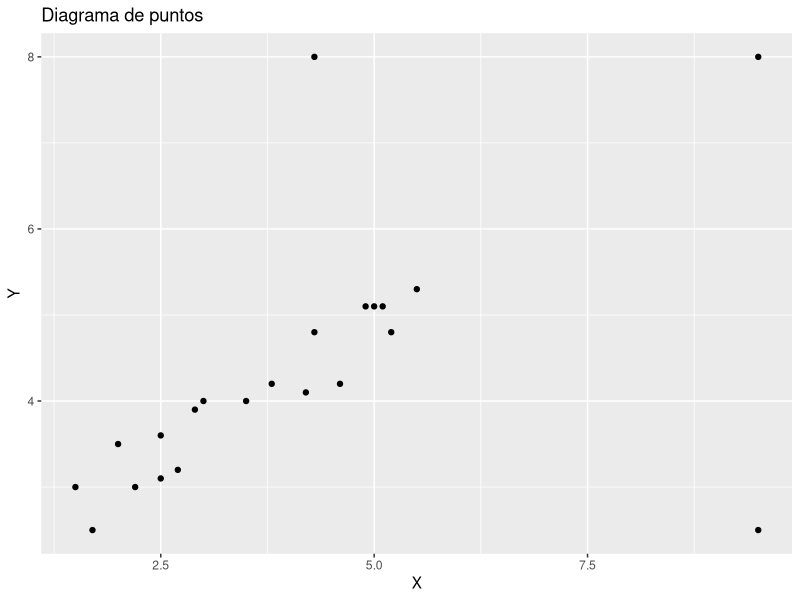
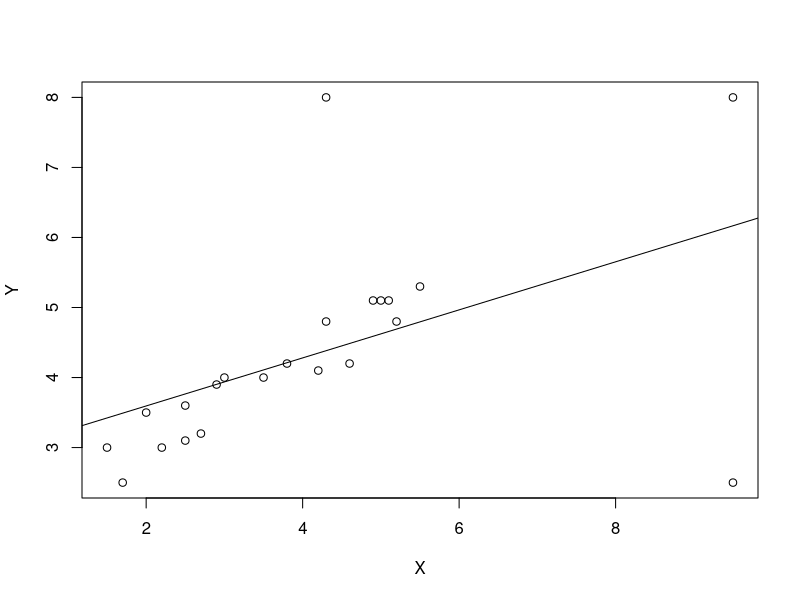
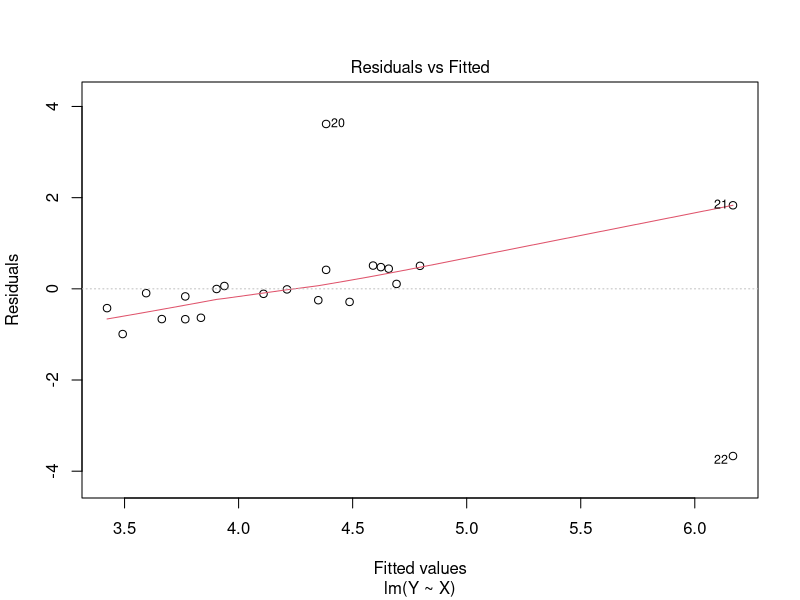
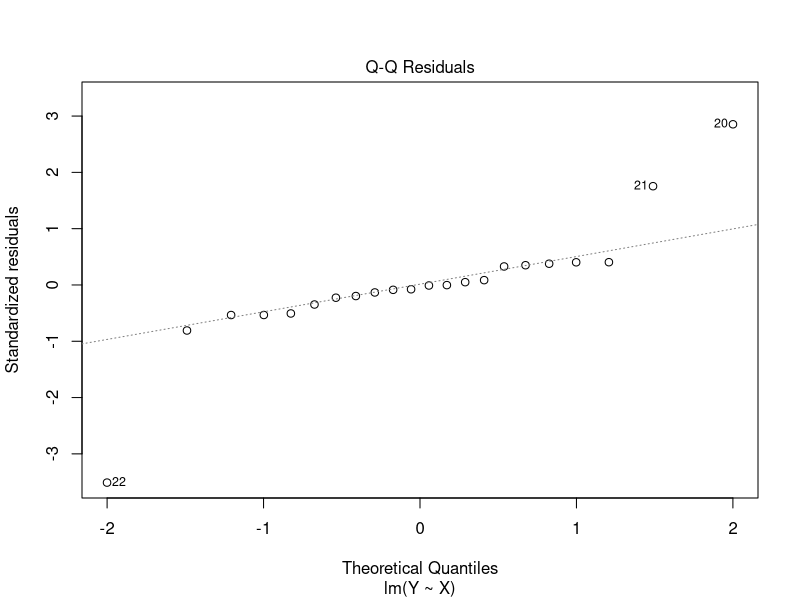
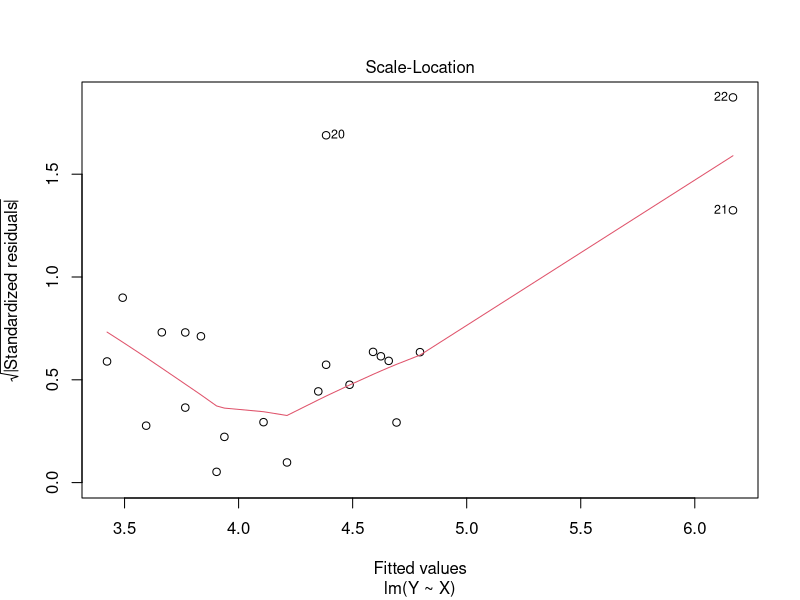
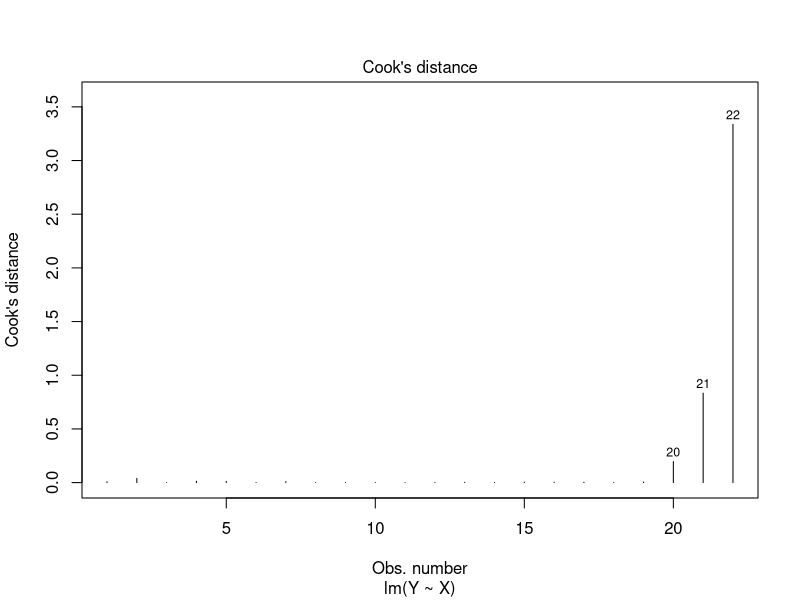
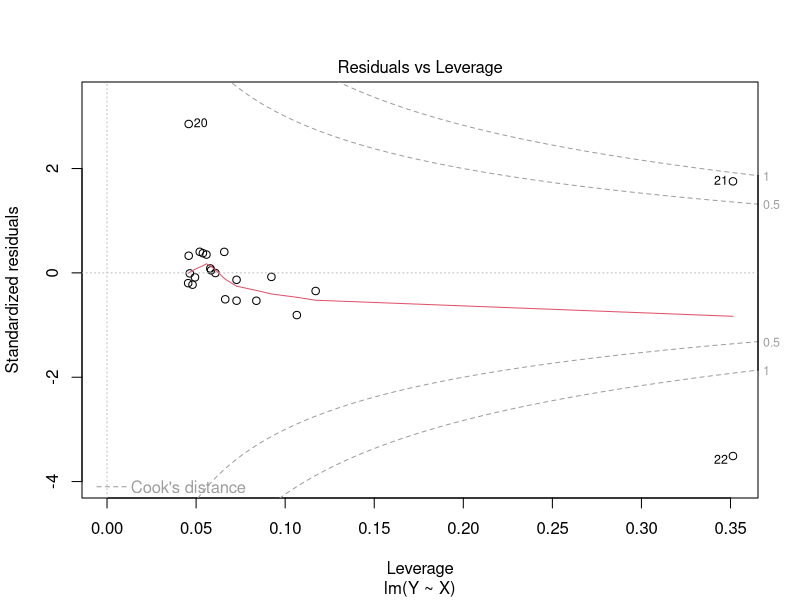
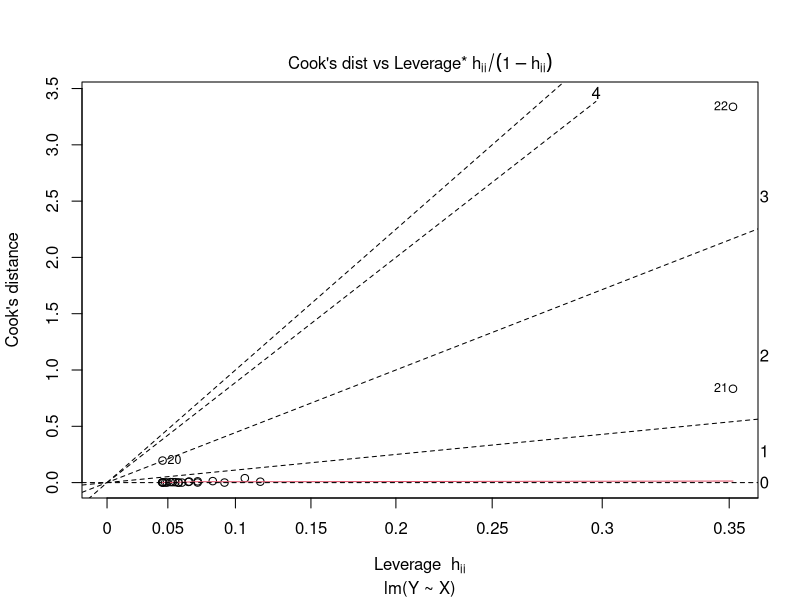

The R script that drew these images, in order: (Note: this script raises an error after producing the figures.)
## ---- chunk 1
knitr::opts_chunk$set(echo = TRUE)
## ---- chunk 2
library(readr)
library(car)
library(MASS)
library(effects)
library(tidyverse)
library(RcmdrMisc)
library(sfsmisc)
library(quantreg)
#
ATIP <- read_csv("ATIP.csv")
View(ATIP)
summary(ATIP)
#
# Diagrama de puntos
#
ggplot(ATIP, aes(x=X, y=Y)) + geom_point() + labs(title="Diagrama de puntos", x="X", y="Y")
#
# Modelo de regresión lineal
S(lm_YX <- lm(Y ~ X, data = ATIP))
plot(Y ~ X , data=ATIP)
abline(lm_YX)
plot(lm_YX, which = 1:6)
#
# Observaciones atípicas en las variables explicativas (leverages <-> apalancamiento)
#
hat <- hatvalues(lm_YX)
hat
which(hat > 2 * mean(hat))
plot(hat)
abline(h = mean(hat), col = 4)
abline(h = 2 * mean(hat), col = 2)
id <- which(hat > 2 * mean(hat))
text(id, hat[id], rownames(ATIP)[id], pos = 1, xpd = TRUE)
#
# Observaciones atÍpicas en la variable dependiente (outliers)
#
slm_YX <- summary(lm_YX)
# Residuos estandarizados
r <- lm_YX$residuals/slm_YX$sigma
r
densityPlot(r)
which(abs(r) > 2.5)
plot(r)
abline(h = c(0,-2.5, 2.5), col = 4)
id <- which(abs(r) > 2.5)
text(id, r[id], rownames(ATIP)[id], pos = 1, xpd = TRUE)
# Residuos estudentizados (internamente)
rs <- rstandard(lm_YX)
rs
densityPlot(rs)
which(abs(rs) > 2)
plot(r)
abline(h = c(0,-2, 2)*sd(rs), col = 4)
id <- which(abs(r) > 2*sd(rs))
text(id, r[id], rownames(ATIP)[id], pos = 1, xpd = TRUE)
# Residuos estudentizados (externamente)
rt <- rstudent(lm_YX)
rt
densityPlot(rs)
outlierTest(lm_YX)
# 
spreadLevelPlot(lm_YX)
# Chequeo de errores no-normales (comparación de los residuos estudentizados con una distribution t)
qqPlot(lm_YX)
#
# Diagnósticos
#
# Observaciones influyentes (cálculo de DFBETAS_i, DFFITS_i, COVRATIO_i, DCOOK_i y h_i ; inf -> señala obs. inusuales para al menos una medida)
#
influence.measures(lm_YX)
S(influence.measures(lm_YX))
influencePlot(lm_YX, xlab="Hat values")
influenceIndexPlot(lm_YX, vars=c("hat", "Studentized","Cook"))
# Medidas individuales
hat <- hatvalues(lm_YX)
dfbetas <-  dfbetas(lm_YX)
dffits <-  dffits(lm_YX)
dcook <-  cooks.distance(lm_YX)
hat ; dfbetas ; dffits; dcook
#
# Gráficos de variable añadida, buscando casos influyentes
avPlots(lm_YX, id=list(cex=0.60, method="mahal"))
# Chequeo de no linealidad: gráficos de componente+residuo
crPlots(lm_YX, smooth=list(span=0.7))
#
# Regresión cuartilítica
S(qr_YX <- rq(Y ~ X, data = ATIP))
#
qr_YX <- rq(Y ~ X, tau = c(0.25, 0.50, 0.75), data = ATIP)
sqr_YX <- summary(qr_YX)
sqr_YX
plot(sqr_YX)
#
plot(Y ~ X , data=ATIP)
abline(lm_YX)
abline(qr_YX, lty=2)
legend("topleft", c("Regresión MCO", "Regresión MDA"), lty = c(1, 2), bty = "n")
#
